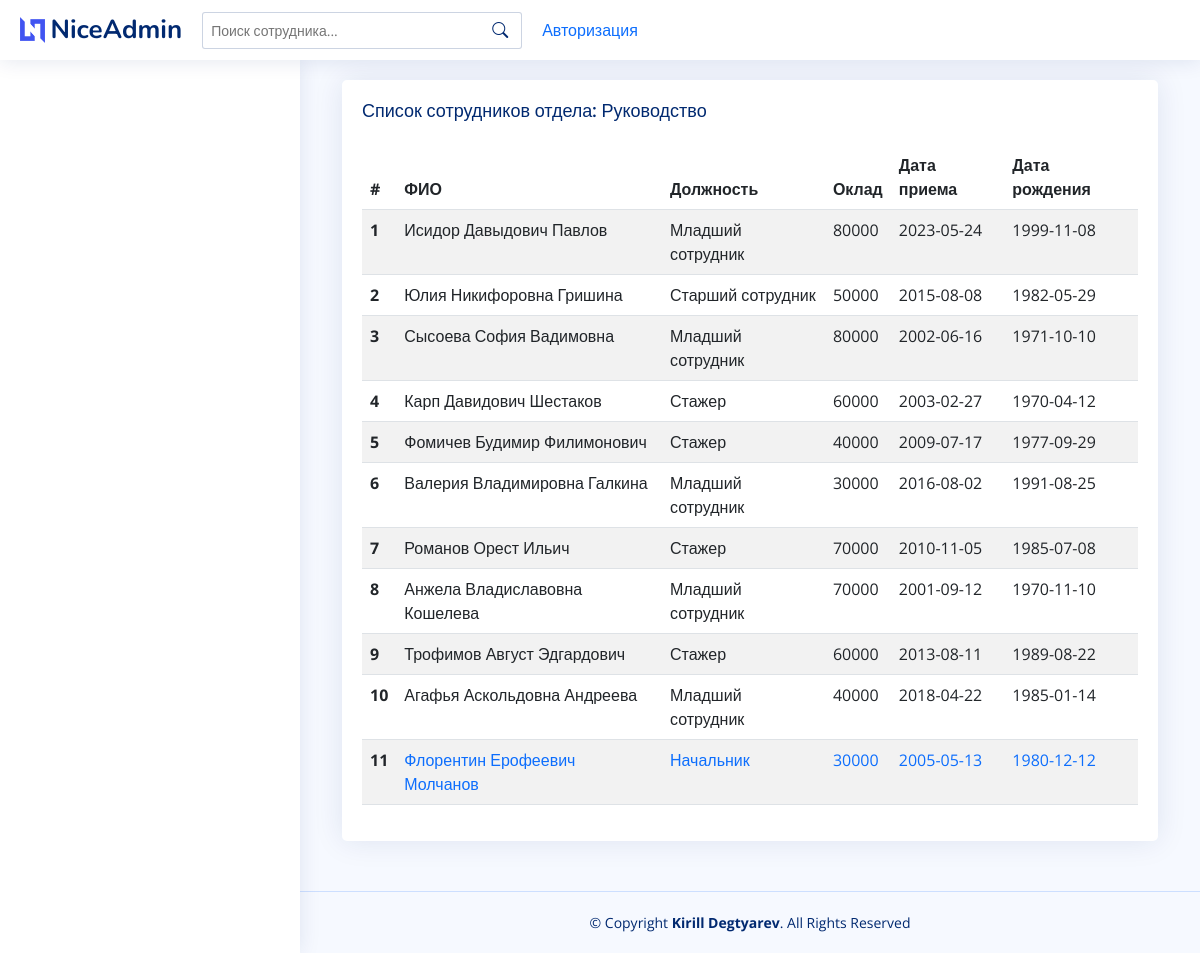
Screenshot of /employer/list/1 with the database file from the repository.
### departments/models.py (models this page shows)
class Department(MPTTModel):
    fullname = models.CharField(max_length=100, default='',
                                verbose_name="Название отдела")
    parent = TreeForeignKey(
        "self", on_delete=models.PROTECT, null=True, blank=True,
        related_name='children', db_index=True, verbose_name='Старший отдел')
    staffing = models.IntegerField(
        default=50, verbose_name='Штатная численность')
    def __str__(self):
        return self.fullname
    class MPTTMeta:
        order_insertetion_by = ['fullname']
    class Meta:
        verbose_name = 'Отдел'
        verbose_name_plural = 'Отделы'

### employers/models.py (models this page shows)
class Employer(models.Model):
    name = models.CharField(max_length=200, verbose_name='ФИО сотрудника')
    position = models.ForeignKey(
        'Position', on_delete=models.PROTECT, verbose_name='Должность',
        blank=True, null=True
    )
    department = models.ForeignKey(
        'departments.Department', on_delete=models.PROTECT, verbose_name='Отдел',
        blank=True, null=True
    )
    salary = models.IntegerField(verbose_name='Жалование')
    work_since = models.DateField(
        auto_now=False, auto_now_add=False, verbose_name='Дата трудоустройства')
    birth_date = models.DateField(
        auto_now=False, auto_now_add=False, verbose_name='Дата рождения')
    photo = models.ImageField(
        upload_to='photo/', null=True, verbose_name='Фото')
    def __str__(self):
        return self.name
    class Meta:
        verbose_name = 'Сотрудник'
        verbose_name_plural = 'Сотрудники'

class Position(models.Model):
    name = models.CharField(max_length=50)
    def __str__(self):
        return self.name
    class Meta:
        verbose_name = 'Должность'
        verbose_name_plural = 'Должности'

### employers/views.py (the view)
# urls.py: path('list/<int:id>', ViewEmployersList.as_view(), name="employerslist"),
class ViewEmployersList(View):
    def get(self, request, id):
        order_by = request.GET.get('order_by', 'id')
        departments = Department.objects.all()
        department = get_object_or_404(Department, pk=id)
        employers = Employer.objects.filter(
            department=department).all().order_by(order_by)
        try:
            boss = Employer.objects.get(
                department=department, position_id=9999)
        except Employer.DoesNotExist:
            boss = None
        return render(request, 'includes/employers_list.html', locals())

### templates/includes/employers_list.html
{% extends 'index.html' %}
{% block content %}
  <div class="container">
    <div class="col-lg-12">
      <div class="card">
        <div class="card-body">
          <h5 class="card-title">Список сотрудников отдела: {{ department }}</h5>
          <table class="table table-striped tablesorted" id="myTable" >
            <thead>
              <tr>
                <th scope="col">#</th>
                <th scope="col">ФИО</th>
                <th scope="col">Должность</th>
                <th scope="col">Оклад</th>
                <th scope="col">Дата приема</th>
                <th scope="col">Дата рождения</th>
              </tr>
            </thead>
            <tbody>
              {% for employer in employers %}
                <tr>
                        <th scope="row">
                            <a class="nav-link" href="{% url 'employer' employer.id %}">
                            {{ employer.id }}</a></th>
                    {% if employer.position == boss.position %}
                            <td class="text-primary"><a class="nav-link" href="{% url 'employer' employer.id %}">
                        {{ employer }}</a></td>
                            <td class="text-primary"><a class="nav-link" href="{% url 'employer' employer.id %}">
                        {{ employer.position }}</a></td>
                            <td class="text-primary"><a class="nav-link" href="{% url 'employer' employer.id %}">
                        {{ employer.salary }}</a></td>
                            <td class="text-primary"><a class="nav-link" href="{% url 'employer' employer.id %}">
                        {{ employer.work_since|date:"Y-m-d" }}</a></td>
                            <td class="text-primary"><a class="nav-link" href="{% url 'employer' employer.id %}">
                        {{ employer.birth_date|date:"Y-m-d" }}</a></td>
                    {% else %}
                        <td><a class="nav-link" href="{% url 'employer' employer.id %}">
                            {{ employer }}</a></td>
                        <td><a class="nav-link" href="{% url 'employer' employer.id %}">
                            {{ employer.position }}</a></td>
                        <td><a class="nav-link" href="{% url 'employer' employer.id %}">
                            {{ employer.salary }}</a></td>
                        <td><a class="nav-link" href="{% url 'employer' employer.id %}">
                            {{ employer.work_since|date:"Y-m-d" }}</a></td>
                        <td><a class="nav-link" href="{% url 'employer' employer.id %}">
                            {{ employer.birth_date|date:"Y-m-d" }}</a></td>
                    {% endif %}
                </tr>
              {% endfor %}
            </tbody>
          </table>
        </div>
      </div>
    </div>
  </div>
{% endblock %}

### static/css/style.css (style rules this page uses)
:root { scroll-behavior: smooth; }
body { font-family: "Open Sans", sans-serif; background: #f6f9ff; color: #444444; }
a { color: #4154f1; text-decoration: none; }
h1, h2, h3, h4, h5, h6 { font-family: "Nunito", sans-serif; }
.card { margin-bottom: 30px; border: none; border-radius: 5px; box-shadow: 0px 0 30px rgba(1, 41, 112, 0.1); }
.card-title { padding: 20px 0 15px 0; font-size: 18px; font-weight: 500; color: #012970; font-family: "Poppins", sans-serif; }
.card-body { padding: 0 20px 20px 20px; }

### rows the page displays
Department: fullname "Руководство"
Employer: id "1", name "Исидор Давыдович Павлов", position "Младший сотрудник", salary "80000", work_since "2023-05-24", birth_date "1999-11-08"
Employer: id "2", name "Юлия Никифоровна Гришина", position "Старший сотрудник", salary "50000", work_since "2015-08-08", birth_date "1982-05-29"
Employer: id "3", name "Сысоева София Вадимовна", position "Младший сотрудник", salary "80000", work_since "2002-06-16", birth_date "1971-10-10"
Employer: id "4", name "Карп Давидович Шестаков", position "Стажер", salary "60000", work_since "2003-02-27", birth_date "1970-04-12"
Employer: id "5", name "Фомичев Будимир Филимонович", position "Стажер", salary "40000", work_since "2009-07-17", birth_date "1977-09-29"
Employer: id "6", name "Валерия Владимировна Галкина", position "Младший сотрудник", salary "30000", work_since "2016-08-02", birth_date "1991-08-25"
Employer: id "7", name "Романов Орест Ильич", position "Стажер", salary "70000", work_since "2010-11-05", birth_date "1985-07-08"
Employer: id "8", name "Анжела Владиславовна Кошелева", position "Младший сотрудник", salary "70000", work_since "2001-09-12", birth_date "1970-11-10"
Employer: id "9", name "Трофимов Август Эдгардович", position "Стажер", salary "60000", work_since "2013-08-11", birth_date "1989-08-22"
Employer: id "10", name "Агафья Аскольдовна Андреева", position "Младший сотрудник", salary "40000", work_since "2018-04-22", birth_date "1985-01-14"
Employer: id "11", name "Флорентин Ерофеевич Молчанов", position "Начальник", salary "30000", work_since "2005-05-13", birth_date "1980-12-12"
